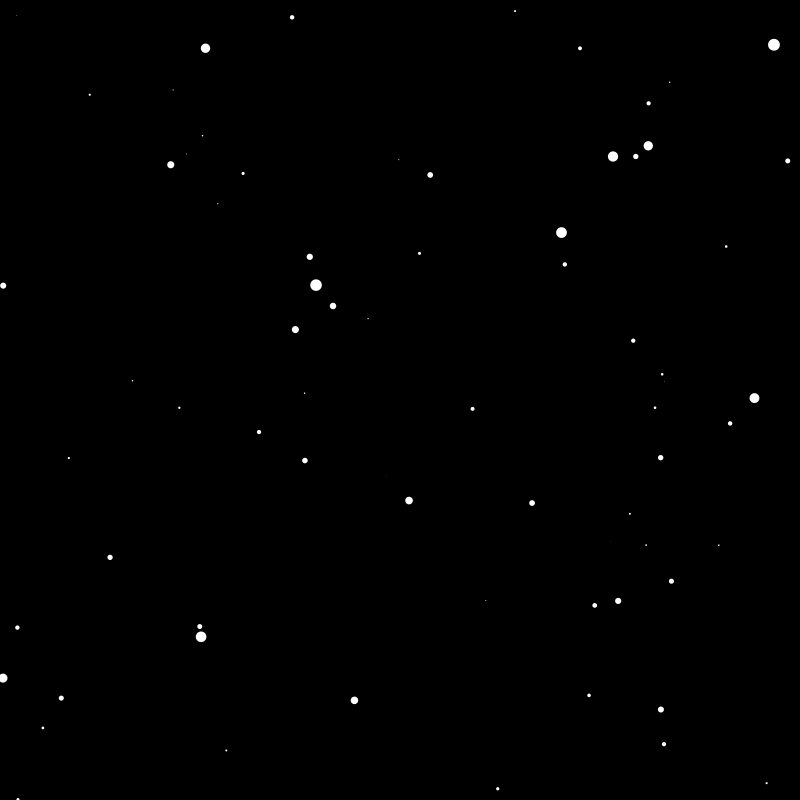
Frame 1 (no input)
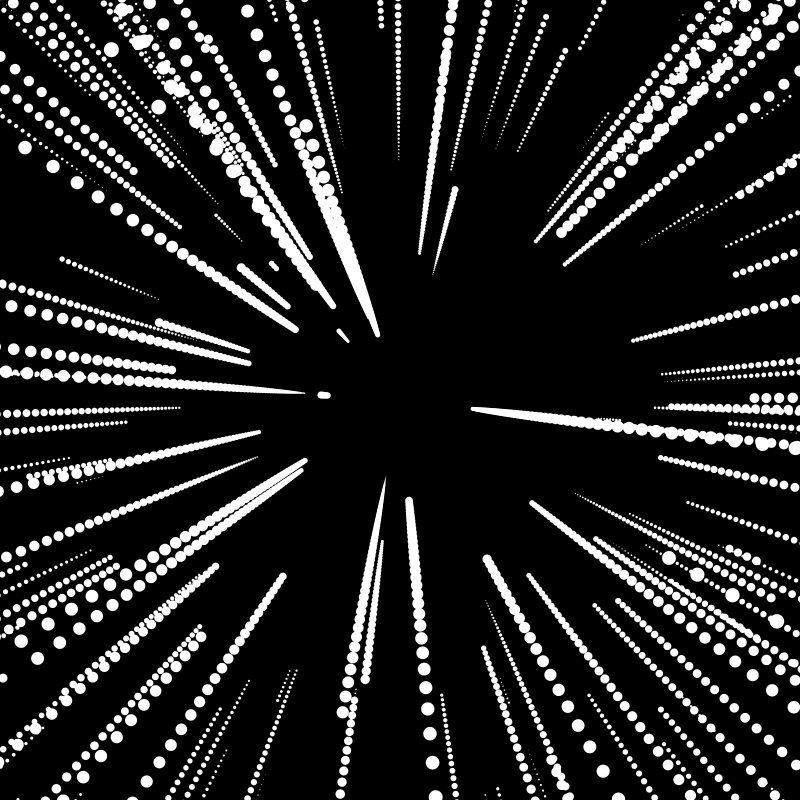
Frame 60 (the mouse pressed at the canvas centre just before this capture)
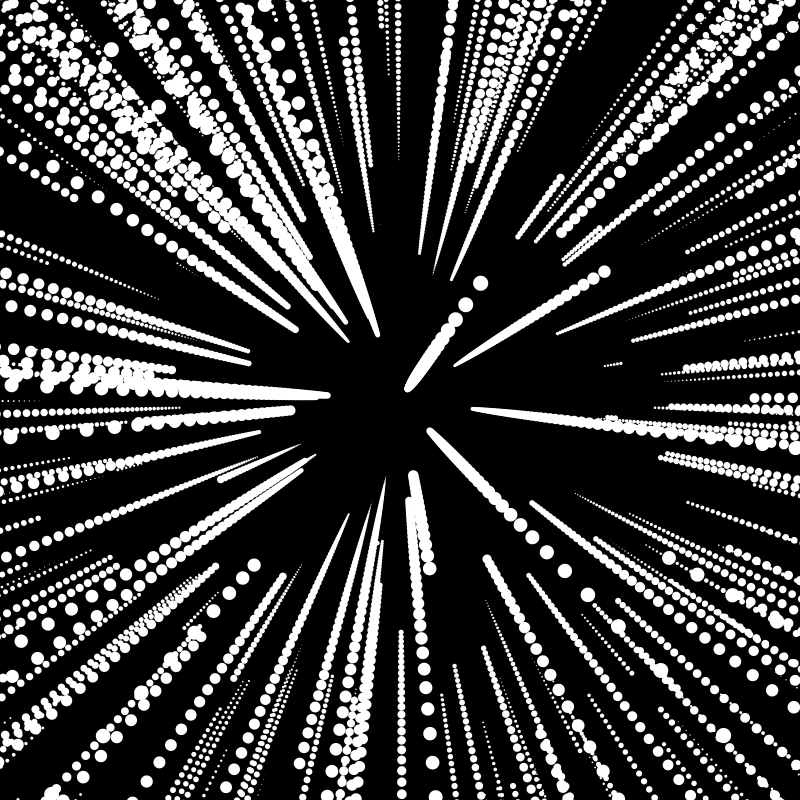
Frame 120 (the mouse held since frame 60 and released just before this capture)

The Processing sketch that drew these frames (run headless with seeded random() and noise(); from frame 60 on, the mouse is pressed at the canvas centre):

// Processing sketch: Starfield
// ── Starfield.pde
Star[] stars = new Star[800];

void setup(){
  size(800, 800);
  background(0);
  for(int i = 0; i < stars.length; i++){
   stars[i] = new Star();
  }
  
}


void draw(){
    clear();
    translate(400,400);
    for(int i = 0; i < stars.length; i++){
      stars[i].display();
      stars[i].update();
    }
}

// ── Star.pde
class Star{

  float x;
  float y;
  float d;
  int spd = 10;
  
  float initialx;
  float initialy;
  
  public Star(){
    x = random(-width, width);
    y = random(-height, height);
    initialx = x;
    initialy = y;
    d = random(width);
  }
  
  void update(){
    d-=spd;
    if(d < 0){
      d = random(width);
      x = random(-width, width);
      y = random(-height, height);
      initialx = x;
      initialy = y;
    }
  }
  
  void display(){
    noStroke();
    fill(255);
    
    float sx = map(x/d, 0, 1, 0, width);
    float sy = map(y/d, 0, 1, 0, height);
    float r = map(d, width, 0, 0, 16);
    ellipse(sx, sy, r, r);
    /*if(sx < width && sy < height){
      stroke(255);
      strokeWeight(4);
      line(initialx, initialy, sx, sy);
    }*/
    
  }  
  
}
